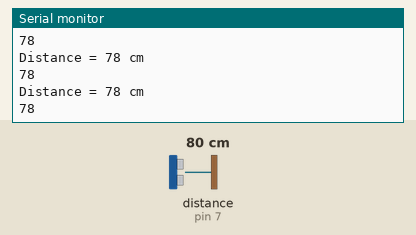
Recording of a sketch running on a simulated Arduino Uno, built with avr-gcc and run on an emulated ATmega328P. On the bench: the last lines printed to the serial monitor. Wiring (inferred from the names in the program): ultrasonic range finder: trigger pin 6; echo pin 7. The test bench sets the inputs (shaded band); at power-on: distance to the obstacle (sensor on pin 7) 80 cm. The echo pulse lasts 58.3 µs per cm; no radio packets arrive unless stated.

Above: at 1.2 s.
1.3 s: distance to the obstacle (sensor on pin 7) set to 2 cm
At 1.9 s:
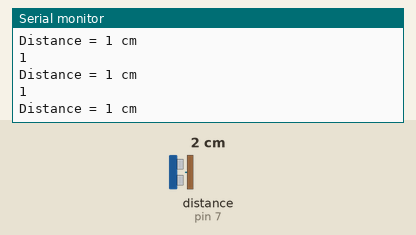
4.3 s: distance to the obstacle (sensor on pin 7) set to 9 cm
At 5.2 s:
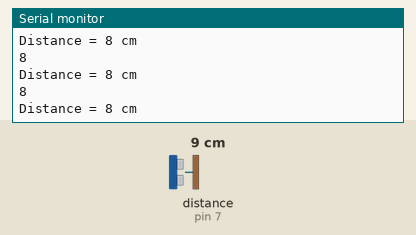
7.3 s: distance to the obstacle (sensor on pin 7) set to 4 cm
At 8.0 s:
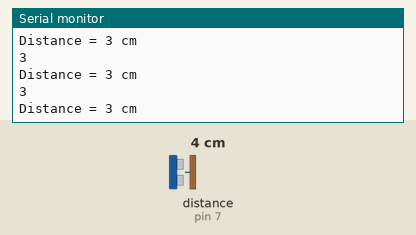
10.3 s: distance to the obstacle (sensor on pin 7) set to 18 cm
At 10.8 s:
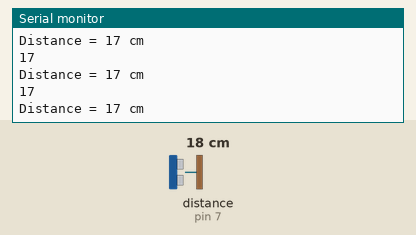
13.3 s: distance to the obstacle (sensor on pin 7) set to 35 cm
At 14.2 s:
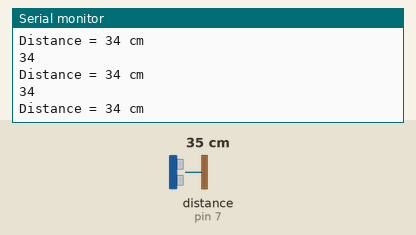
16.3 s: distance to the obstacle (sensor on pin 7) set to 299 cm
At 17.0 s:
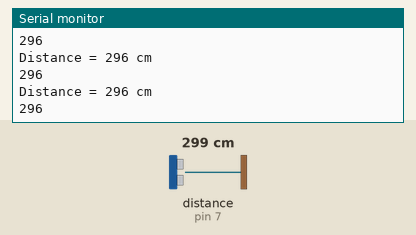
Timing chart, 0 to 19.3 s (numbered marks = the images above; inputs shaded):
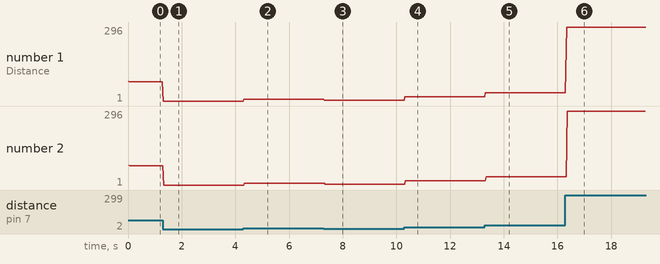

Measured:
- after the input at 1.3 s, the serial monitor: prints a new line at once (image 1)
- after the input at 4.3 s, the serial monitor: prints a new line at once (image 2)
- after the input at 7.3 s, the serial monitor: prints a new line at once (image 3)
- after the input at 10.3 s, the serial monitor: prints a new line at once (image 4)
- after the input at 13.3 s, the serial monitor: prints a new line at once (image 5)
- after the input at 16.3 s, the serial monitor: prints a new line at once (image 6)
- plotted number 1: 78 → 1 after the input at 1.3 s, 1 → 8 after the input at 4.3 s, 8 → 3 after the input at 7.3 s, 3 → 17 after the input at 10.3 s, 17 → 34 after the input at 13.3 s
- plotted number 2: 78 → 1 after the input at 1.3 s, 1 → 8 after the input at 4.3 s, 8 → 3 after the input at 7.3 s, 3 → 17 after the input at 10.3 s, 17 → 34 after the input at 13.3 s

The sketch:

TransmitterAndUltrasonicSensor.ino
```cpp
/*
* Arduino Wireless Communication Tutorial
*     Example 1 - Transmitter Code
*
* by Dejan Nedelkovski, www.HowToMechatronics.com
*
* Library: TMRh20/RF24, https://github.com/tmrh20/RF24/
*/
#include <SPI.h>
#include <nRF24L01.h>
#include <RF24.h>
RF24 radio(9, 8); // CE, CSN
const byte address[6] = "00001";
const int TriggerPin = 6;      //Trig pin
const int EchoPin = 7;         //Echo pin
long Duration = 0;

void setup() {
  Serial.begin(9600);
  pinMode(6,OUTPUT);
  pinMode(TriggerPin,OUTPUT);  // Trigger is an output pin
  pinMode(EchoPin,INPUT);      // Echo is an input pin
  Serial.begin(9600);          // Serial Output
  radio.begin();
  radio.openWritingPipe(address);
  radio.setPALevel(RF24_PA_MIN);
  radio.stopListening();
}
void loop() {
  digitalWrite(TriggerPin, LOW);
  delayMicroseconds(2);
  digitalWrite(TriggerPin, HIGH);          // Trigger pin to HIGH
  delayMicroseconds(10);                   // 10us high
  digitalWrite(TriggerPin, LOW);           // Trigger pin to HIGH

  Duration = pulseIn(EchoPin,HIGH);        // Waits for the echo pin to get high
                                           // returns the Duration in microseconds
  long Distance_cm = Distance(Duration);   // Use function to calculate the distance


  Serial.print("Distance = ");             // Output to serial
  Serial.print(Distance_cm);
  Serial.println(" cm");

  delay(20); // Wait to do next measurement


      // Send 1KHz sound signal...


  int dist = Distance_cm;
  Serial.println(dist);
  radio.write(&dist, sizeof(dist));
  //delay(1000);
}


long Distance(long time)
{
  long DistanceCalc;                      // Calculation variable

  DistanceCalc = ((time * 0.034) / 2);     // Actual calculation in cm
    //DistanceCalc = time / 74 / 2;         // Actual calculation in inches
  return DistanceCalc;                    // return calculated value
}
```
